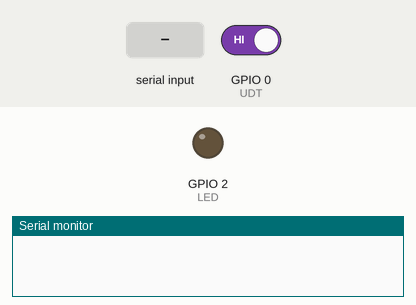
This sketch was run on a simulated ESP32. On the bench: output pins drawn as LEDs (lit = HIGH), the last lines printed to the serial monitor. Dashed ring = blinking. The test bench sets the inputs (shaded band); at power-on: GPIO 0 (UDT) HIGH.

Above: at 1.2 s.
1.3 s: GPIO 0 (UDT) driven LOW
At 1.48 s:
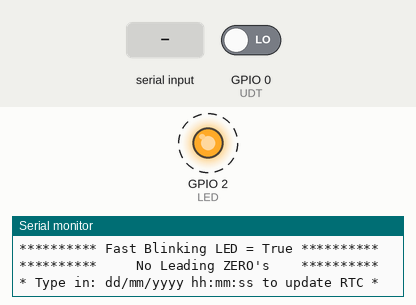
4.3 s: "90,45,200,10\n" received over Serial
7.3 s: "90,45,200\n" received over Serial
At 7.3 s:
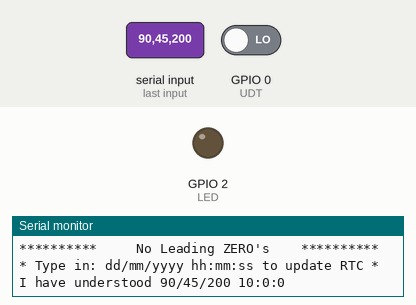
8.8 s: "30,150,10\n" received over Serial
At 9.7 s:
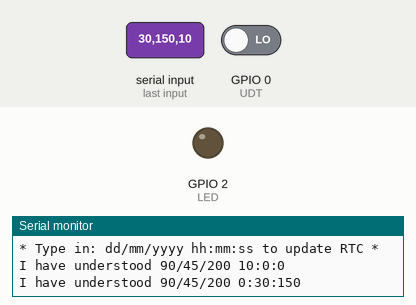
Timing chart, 0 to 11.3 s (numbered marks = the images above; inputs shaded):
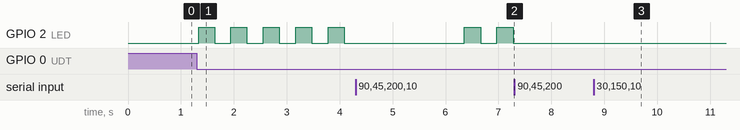

Measured:
- after the input at 1.3 s, GPIO 2 (LED): alternates HIGH for 0.31 s and LOW for 0.31 s, starting at once
- after the input at 7.3 s, GPIO 2 (LED): stops changing and stays LOW
- after the input at 8.8 s, GPIO 2 (LED): stays LOW (without the input it goes to HIGH after 1.8 s)

The sketch:

manually_esp32_time.ino
```cpp
// (licence header left out)
/*  This modified sketch will let you manually update the ESP32 Real Time Clock via the IDE Serial Monitor
 *
 *  You enter Update Mode by pressing the BOOT/Flash button on an ESP Dev board
 *  I used the onboard LED to blink while the system is waiting for an update
 *  Only a "true" input will be accepted, no leading zeros
 *  The int format to enter is: day/month/year hour:minute:second IE: 10/7/2021 16:30:0
 *
 *  Modified by: 	R McCleery macca448@gmail.com
 *  Date:   		July 10th 2021
 */

#include <ESP32Time.h>	    // https://github.com/fbiego/ESP32Time
#define UDT 0                                 // DEV board BOOT/FLASH button
#define LED 2                                 // Onboard LED on ESP32
#define DUTY_CYCLE 50                         // Single millis() duty cycle for the loop()

ESP32Time rtc;                                // Real Time Clock Object

long      currentTime = 0;

uint8_t   count = 0, blinkCount = 0, udtState,
          lastUDTstate = HIGH, ledState = LOW;

int       Sc, Mn, Hr, Dy, Mh, Yr;

bool      updateDateTime = false, ledUpdate = false,
          UDTpressed = false, blink = false, sPtime = true;

bool inRange(int val, int minimum, int maximum){
    return ((minimum <= val) && (val <= maximum));
}

void setup() {
    Serial.begin(115200);
    pinMode(UDT, INPUT);
    pinMode(LED, OUTPUT);
    digitalWrite(LED, ledState);
}

void loop() {
    udtState = digitalRead(UDT);
        if(udtState != lastUDTstate){
            UDTpressed = true;
    }

    if(millis() - currentTime > DUTY_CYCLE){
        currentTime = millis();
        count++;
        blinkCount++;
            if(UDTpressed){
                if(udtState == LOW){
                    Serial.println("**********   Update Time and Date   **********");
                    Serial.println("********** Fast Blinking LED = True **********");
                    Serial.println("**********     No Leading ZERO's    **********");
                    Serial.println("* Type in: dd/mm/yyyy hh:mm:ss to update RTC *");
                    updateDateTime = true;
                    blink = true;
                    UDTpressed = false;
                }
            }

            if(sPtime){
                if(count >= 100){
                    Serial.println(rtc.getTime("%A, %B %d %Y %H:%M:%S"));
                    //formating options  http://www.cplusplus.com/reference/ctime/strftime/
                    count = 0;
                }
            }

            if(blink){
                if(blinkCount > 5){
                    blinkCount = 0;
                    ledState = !ledState;
                    ledUpdate = true;
                }
            }

            if(ledUpdate){
                digitalWrite(LED, ledState);
                ledUpdate = false;
            }
    }  // END millis() statements

    if(updateDateTime){
        sPtime = false;
            if(Serial.available() > 0) {
                Dy = Serial.parseInt();
                Mh = Serial.parseInt();
                Yr = Serial.parseInt();
                Hr = Serial.parseInt();
                Mn = Serial.parseInt();
                Sc = Serial.parseInt();
                Serial.printf("I have understood %u/%u/%u %u:%u:%u\n", Dy, Mh, Yr, Hr, Mn, Sc);
                // Values being set ( Day(%d), Month(%m), Year(%Y), Hr(%H), Min(%M), Sec(%S) )
                boolean validDate = (inRange(Dy, 1, 31) && inRange(Mh, 1, 12) && inRange(Yr, 2021, 2031));
                boolean validTime = (inRange(Hr, 0, 23) && inRange(Mn, 0, 59) && inRange(Sc, 0, 59));
                    if(validTime && validDate){
                        rtc.setTime(Sc, Mn, Hr, Dy, Mh, Yr);
                        Serial.flush();
                        sPtime = true;
                        blink = false;
                        ledState = LOW;
                        ledUpdate = true;
                        updateDateTime = false;
                    }
            }
    }
    lastUDTstate = udtState;        // Update Last button State
}
```
